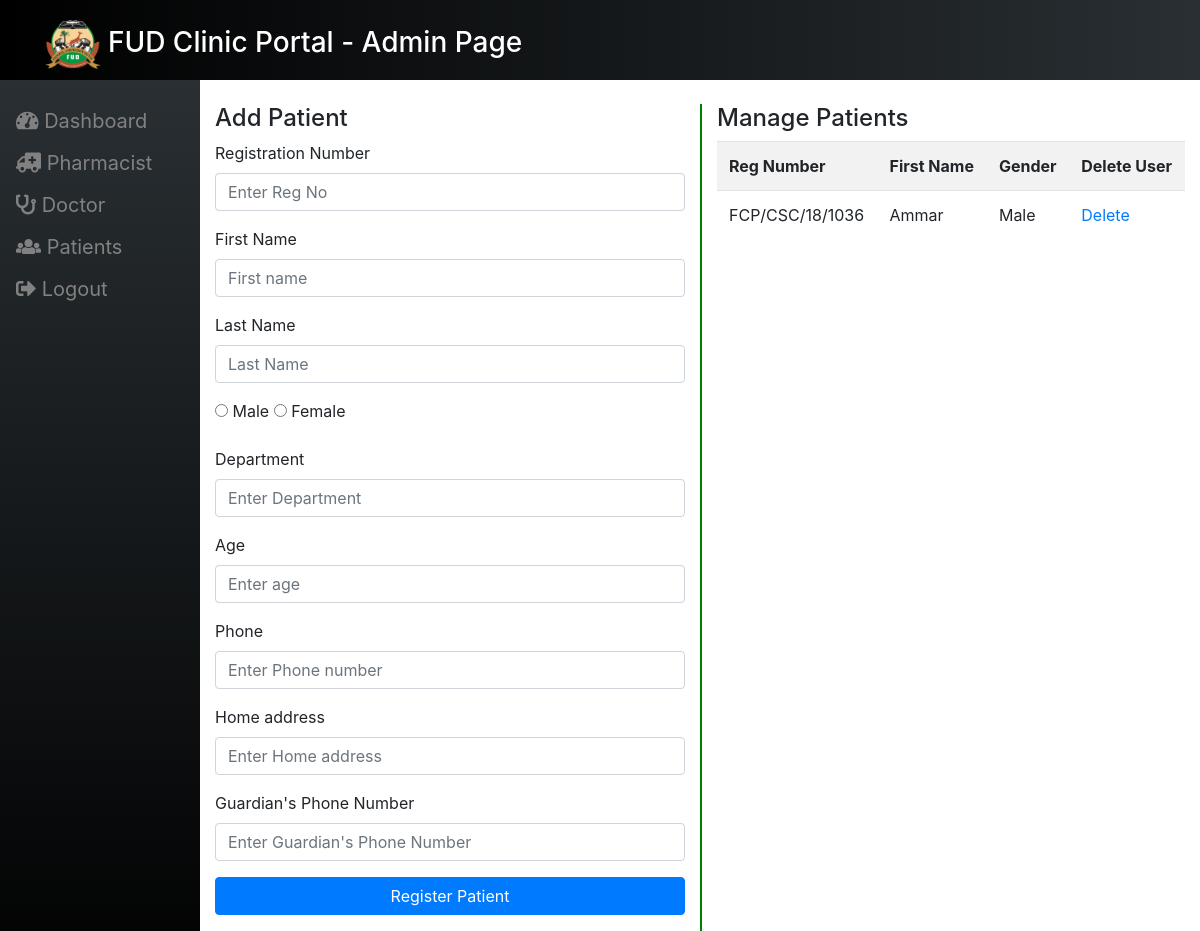
The app's page /add_users.php (signed in) with its own data.
### tables this page shows
CREATE TABLE `users` (
  `id` int(11) NOT NULL,
  `fname` varchar(100) NOT NULL,
  `lname` varchar(100) NOT NULL,
  `regno` varchar(100) NOT NULL,
  `gender` varchar(100) NOT NULL,
  `age` varchar(200) NOT NULL,
  `phone` varchar(100) NOT NULL,
  `address` varchar(200) NOT NULL,
  `parent_phone` varchar(100) NOT NULL,
  `dept` varchar(100) NOT NULL
);

### add_users.php (the view, shortened to what this page needs)
<!DOCTYPE html>
<html>
<head>
	<?php require 'incs/header.php'; ?>
</head>
<body>
<?php include 'incs/data.php'; ?>
<div class="main_body">
	<div class="container mt-4">
		<div class="row">
			<div class="col-md-6">
				<h4>Add Patient</h4>
				<form action="<?php echo $_SERVER['PHP_SELF']; ?>" method = "POST">
					<div class="form-group">
						<label>Registration Number</label>
						<input type="text" name="reg_no" placeholder="Enter Reg No" class="form-control" required>
					</div>
					<div class="form-group">
						<label>First Name</label>
						<input type="text" name="first_name" placeholder="First name" class="form-control" required>
					</div>
					<div class="form-group">
						<label>Last Name</label>
						<input type="text" name="last_name" placeholder="Last Name" class="form-control" required>
					</div>
					<div class="form-group">
						<label class="radio-inline"><input type="radio" name="gender" value="Male"> Male</label>
						<label class="radio-inline"><input type="radio" name="gender" value="Female"> Female</label>
					</div>
					<div class="form-group">
						<label>Department</label>
						<input type="text" name="dept" placeholder="Enter Department" class="form-control" required>
					</div>
					<div class="form-group">
						<label>Age</label>
						<input type="number" name="age" placeholder="Enter age" class="form-control" required>
					</div>
					<div class="form-group">
						<label>Phone</label>
						<input type="number" name="phone" placeholder="Enter Phone number" class="form-control" required>
					</div>
					<div class="form-group">
						<label>Home address</label>
						<input type="text" name="address" placeholder="Enter Home address" class="form-control" required>
					</div>
					<div class="form-group">
						<label>Guardian's Phone Number</label>
						<input type="number" name="guardian" placeholder="Enter Guardian's Phone Number" class="form-control" required>
					</div>
					<div class="form-group">
						<button type="submit" name="submit" class="btn btn-primary btn-block ">Register Patient</button>
					</div>
				</form>
			</div>
			<div class="col-md-6" style="border-left: 2px solid green;">
				<h4>Manage Patients</h4>
				<table class="table table-striped">
					<tr>
						<th>Reg Number</th>
						<th>First Name</th>
						<th>Gender</th>
						<th>Delete User</th>
					</tr>
					<?php
						$sql = $con->query("SELECT * FROM `users`");
						while($result = $sql->fetch_assoc()):
					?>
					<tr>
						<td><?php echo $result['regno'] ?></td>
						<td><?php echo $result['fname'] ?></td>
						<td><?php echo $result['gender'] ?></td>
						<td><a href="add_users.php?delete_id=<?php echo $result['id'] ?>"> Delete</a> </td>
					</tr>
				<?php endwhile; ?>
				</table>
			</div>
		</div>
	</div>
</div>
</body>
</html>

### incs/header.php (style rules this page uses)
.main_body { margin-left: 200px; }

### records on screen
users: regno "FCP/CSC/18/1036", fname "Ammar", gender "Male"
